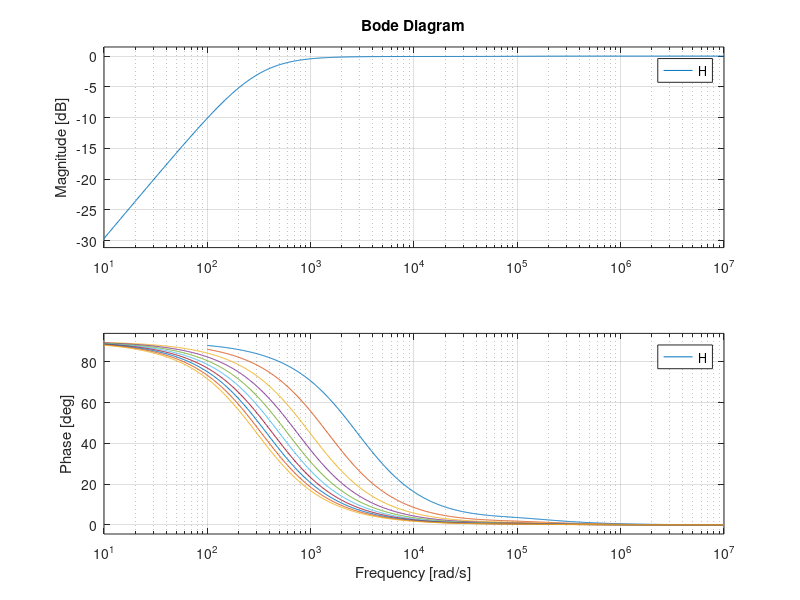

MATLAB code for this plot:
clear;
clc;

s=tf('s');
C = 330e-9;
R = 100;

Rg = 530;
Zg = 10000;
Cg = 1e-9;

IdealZin= Rg*(Cg* Zg * s + 1);

H = IdealZin / (IdealZin + R + (1/(s*C)));

Zgaux = logspace(1,4,20);
for i =1000:1000:10000
    Rg= i;
    IdealZin= Rg*(Cg* Zg * s + 1);
    H = IdealZin / (IdealZin + R + (1/(s*C)));
    bode(H);
    hold on;
end
